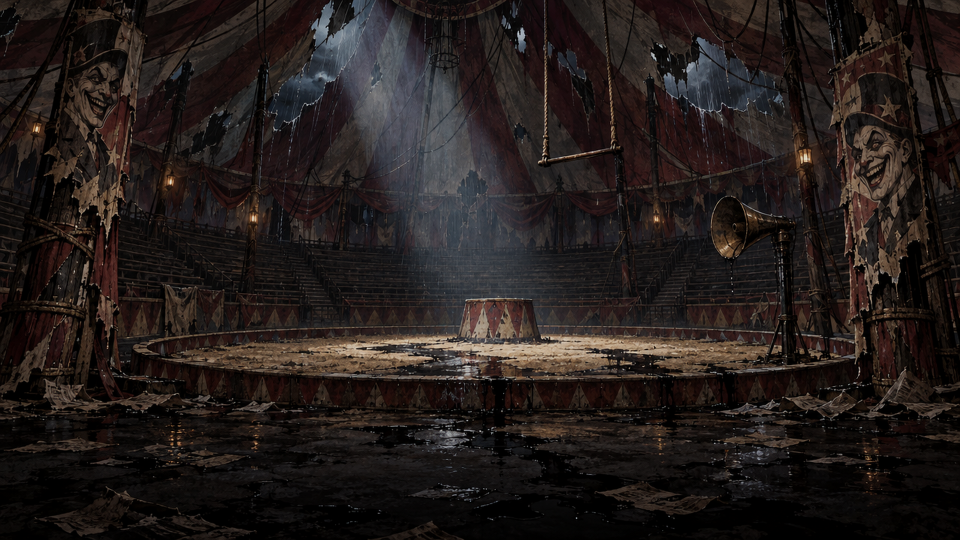
#> input picture assets/art/dark/bg_big_top.png, 1920 x 1080 px, given in place of world_drowned_kingdom.png, which was not available (shown at 1/2 size)
$ python dark_assets.py
#> lines starting #> are read from the running program, lines starting #| are printed output that depends on the picture; after the words box and inside, x2 and y2 are one past the last pixel; in counts of white or black regions, pixels touching at a corner belong together
"""Builds the Dark Rebuild art kit from the concept paintings.

Inputs live in the shared project folder (concepts/dark), made with the ElevenLabs
image models. Background removal uses rembg (isnet-general-use).
Run:  python3 tools/art/dark_assets.py [concept_dir]
Outputs go to assets/art/dark/.
"""
import json
import sys
from pathlib import Path

import numpy as np
from PIL import Image, ImageFilter, ImageEnhance

SRC = Path(sys.argv[1] if len(sys.argv) > 1 else "/mnt/project-files/concepts/dark")
OUT = Path(__file__).resolve().parents[2] / "assets/art/dark"
OUT.mkdir(parents=True, exist_ok=True)

_session = None


def cutout(name: str) -> Image.Image:
#> (the call stopped at in cutout, `_session = new_session("isnet-general-use")`: rembg is not available in this run)
    global _session
    from rembg import new_session, remove
    if _session is None:
        _session = new_session("isnet-general-use")
    im = Image.open(SRC / f"{name}.png").convert("RGB")
    out = remove(im, session=_session)
    a = np.array(out)
    # Drop faint matte noise so the bounding box hugs the figure.
    alpha = a[:, :, 3]
    alpha[alpha < 24] = 0
    a[:, :, 3] = alpha
    img = Image.fromarray(a)
    # Joints are measured on the first cutout, cropped to rembg's raw bounding box.
    img.info["raw_origin"] = out.getbbox()[:2]
    return img


def bbox(im: Image.Image):
    return im.getchannel("A").point(lambda v: 255 if v > 40 else 0).getbbox()


# --- Patch -------------------------------------------------------------------
# Joints measured on the concept painting (he faces LEFT there).
PATCH_JOINTS = {
    "hips": (392, 372), "chest": (372, 262), "neck": (332, 218), "head": (282, 140), "head_tip": (250, 40),
    "shoulder_f": (300, 282), "elbow_f": (242, 334), "hand_f": (208, 410), "shears_tip": (18, 560),
    "shoulder_b": (452, 232), "elbow_b": (510, 302), "hand_b": (548, 392),
    "hip_f": (345, 410), "knee_f": (300, 535), "foot_f": (245, 655),
    "hip_b": (430, 410), "knee_b": (468, 530), "foot_b": (535, 680),
    "tail": (478, 392), "tail_tip": (575, 515),
}
PATCH_HEIGHT = 360


def build_patch():
    im = cutout("hero_patch")
    ox, oy = im.info["raw_origin"]
    x0, y0, x1, y1 = bbox(im)
    pad = 6
    x0, y0, x1, y1 = max(0, x0 - pad), max(0, y0 - pad), min(im.width, x1 + pad), min(im.height, y1 + pad)
    crop = im.crop((x0, y0, x1, y1)).transpose(Image.FLIP_LEFT_RIGHT)
    s = PATCH_HEIGHT / crop.height
    final = crop.resize((round(crop.width * s), PATCH_HEIGHT), Image.LANCZOS)
    final.save(OUT / "patch.png")
    w = x1 - x0
    joints = {k: [round((w - (x + ox - x0)) * s, 1), round((y + oy - y0) * s, 1)] for k, (x, y) in PATCH_JOINTS.items()}
    (OUT / "patch_rig.json").write_text(json.dumps({"size": final.size, "joints": joints}, indent=1))
    split_patch_layers(final, joints)
    print("patch", final.size)


# [50 lines left out: functions _seg_dist, split_patch_layers, not called in this run]


# --- The Sogg / Sodden grunt ------------------------------------------------------
def build_sogg():
    im = cutout("boss_the_sogg")
#> (the call stopped at in cutout, `_session = new_session("isnet-general-use")`: rembg is not available in this run)
    crop = im.crop(bbox(im))
    # Kept facing left: Soggy flips its sprite when it turns right.
    s = 420 / crop.height
    crop.resize((round(crop.width * s), 420), Image.LANCZOS).save(OUT / "sogg.png")
    print("sogg", crop.size)


# --- Backdrop ----------------------------------------------------------------
def build_backdrop():
    import cv2
    im = cv2.imread(str(SRC / "world_drowned_kingdom.png"))
#> im is the input picture: shape (1080, 1920, 3); mean B, G, R 26.7, 28.6, 35.4
    # Paint out the little fox silhouette on the left ledge.
    mask = np.zeros(im.shape[:2], np.uint8)
    cv2.rectangle(mask, (182, 455), (292, 540), 255, -1)
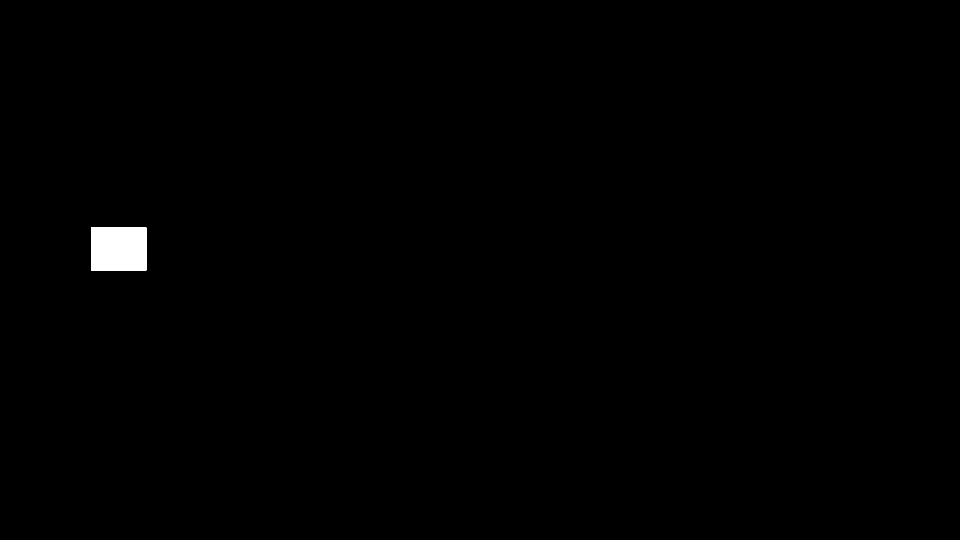
#> mask: shape (1080, 1920) (shown at 1/2 size); 0.46% white; 1 white region, box (x1, y1, x2, y2) and area: (182, 455, 293, 541) 9546
    region = im[455:540, 182:292]
    dark = (region.max(axis=2) < 60).astype(np.uint8) * 255
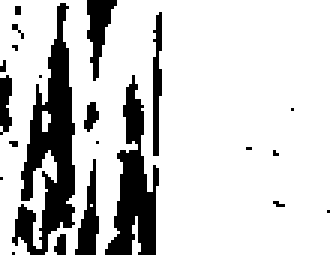
#> dark: shape (85, 110) (shown 3 times larger); 80.7% white; 22 black regions (14 under 20 px), largest, box (x1, y1, x2, y2) and area: (4, 1, 25, 85) 781, (35, 25, 53, 85) 502, (29, 0, 39, 27) 133
    mask[:] = 0
    mask[455:540, 182:292] = cv2.dilate(dark, np.ones((7, 7), np.uint8))
#> mask: shape (1080, 1920); 0.45% white; 1 white region, box (x1, y1, x2, y2) and area: (182, 455, 292, 540) 9274
    im = cv2.inpaint(im, mask, 9, cv2.INPAINT_TELEA)
    rgb = Image.fromarray(cv2.cvtColor(im, cv2.COLOR_BGR2RGB))
    big = rgb.resize((2400, round(2400 * rgb.height / rgb.width)), Image.LANCZOS)
    big = big.filter(ImageFilter.GaussianBlur(1.2))
    big = ImageEnhance.Brightness(big).enhance(0.8)
    big.save(OUT / "bg_drowned.png")
    print("backdrop", big.size)
#| backdrop (2400, 1350)


# --- Ground: a slab of soaked, stacked pages -----------------------------------------
def noise(w, h, scale, seed):
    rng = np.random.default_rng(seed)
    g = rng.random((h // scale + 2, w // scale + 2))
    img = Image.fromarray((g * 255).astype(np.uint8)).resize((w + 2 * scale, h + 2 * scale), Image.BICUBIC)
    return np.array(img, dtype=np.float32)[scale:scale + h, scale:scale + w] / 255.0


def tileable(arr):
    # Blend the left and right halves so the strip repeats without a seam.
    w = arr.shape[1]
    ramp = np.linspace(0, 1, w)[None, :, None] if arr.ndim == 3 else np.linspace(0, 1, w)[None, :]
    return arr * (1 - ramp) + np.roll(arr, w // 2, axis=1) * ramp


def build_ground():
    w, h = 512, 256
    rng = np.random.default_rng(7)
    base = np.zeros((h, w, 3), np.float32)
    y = 0
    rows = []
    while y < h:
        th = int(rng.integers(5, 14))
        rows.append((y, th))
        y += th
    for (y, th) in rows:
        tone = rng.uniform(0.17, 0.32)
        tint = np.array([0.92, 0.95, 1.0]) * tone + np.array([0.06, 0.05, 0.03]) * rng.uniform(0, 1)
        wobble = (noise(w, 1, 32, int(rng.integers(1e6)))[0] * 6).astype(int)
        edge_mask = noise(w, 1, 20, int(rng.integers(1e6)))[0] > 0.55
        for x in range(w):
            y0 = min(h, y + wobble[x])
            base[y0:min(h, y0 + th), x] = tint
            if y0 < h and edge_mask[x]:
                base[y0, x] = tint * 1.35  # wet sheen along parts of each page edge
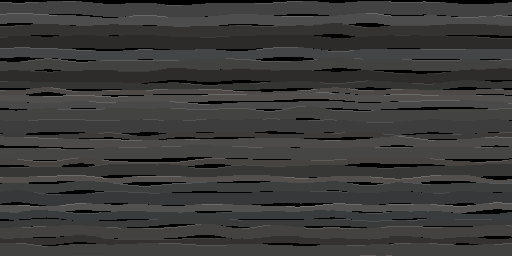
#> base: shape (256, 512, 3) float32; mean of channels 0, 1, 2 0.231, 0.233, 0.235; drawn as B, G, R
    grain = noise(w, h, 3, 1)[:, :, None] * 0.12 + noise(w, h, 24, 2)[:, :, None] * 0.18
    stains = (noise(w, h, 40, 3) > 0.62)[:, :, None] * np.array([0.05, 0.04, 0.02])
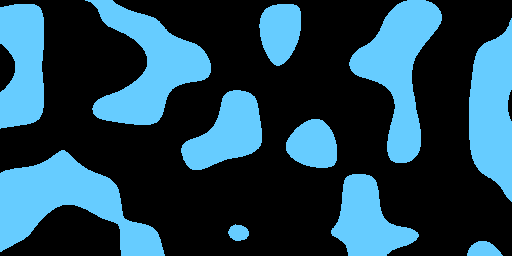
#> stains: shape (256, 512, 3) float64; mean of channels 0, 1, 2 0.017, 0.0136, 0.00679; drawn with min black and max white
    img = base * (0.8 + grain) - stains
    # Darker deeper down, and a soaked black lip at the very top.
    img *= np.linspace(1.15, 0.45, h)[:, None, None]
    img[:6] *= 0.35
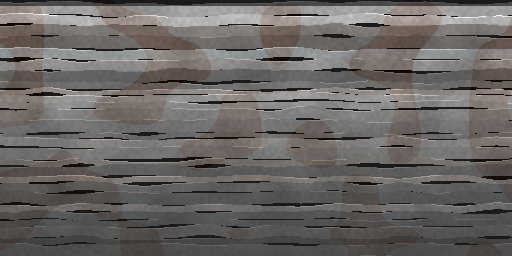
#> img: shape (256, 512, 3) float64; mean of channels 0, 1, 2 0.158, 0.163, 0.17; drawn with min black and max white
    img = tileable(np.clip(img, 0, 1))
    alpha = np.ones((h, w, 1), np.float32)
    # Ragged torn top edge.
    edge = (noise(w, 1, 9, 5)[0] * 7 + noise(w, 1, 2, 6)[0] * 3).astype(int)
#> edge = 512 values, max 8 at index 159, min 1 at index 98, mean 4.57
    edge = tileable(edge[None, :].astype(np.float32))[0].astype(int)
#> edge = 512 values, max 7 at index 415, min 1 at index 98, mean 4.27
    for x in range(w):
        alpha[:edge[x], x] = 0
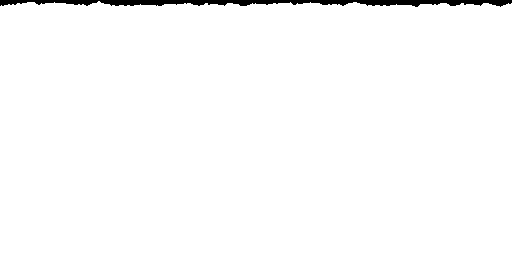
#> alpha: shape (256, 512, 1) float32; values 0 (black) and 1 (white), 98.3% white; 1 black region, box (x1, y1, x2, y2) and area: (0, 0, 512, 7) 2188
    out = np.concatenate([img, alpha], axis=2)
    Image.fromarray((out * 255).astype(np.uint8), "RGBA").save(OUT / "ground.png")
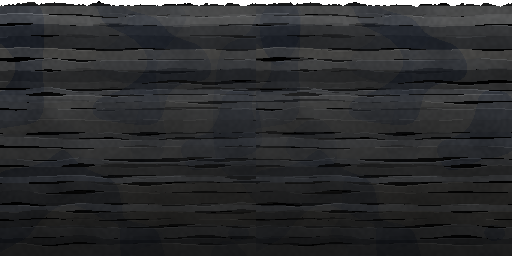
#> saved as ground.png: PIL image 512x256 RGBA; mean R, G, B, A 40, 41.1, 42.8, 250.7; transparent parts drawn white
    print("ground", (w, h))
#| ground (512, 256)


if __name__ == "__main__":
    build_patch()
    build_sogg()
    build_backdrop()
    build_ground()
